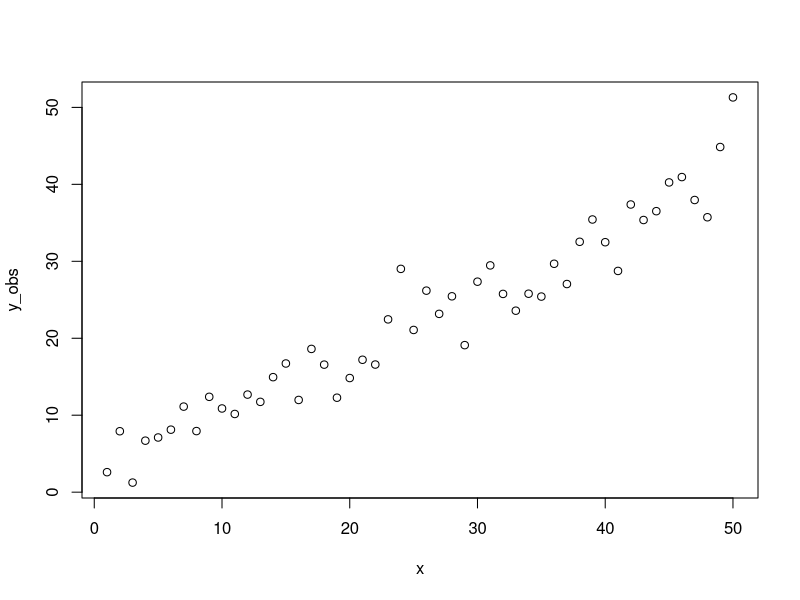

Generate this figure with R:
#Homework 8 - Maximum Likelihood
#Authors: Jess, Ian, & Emily
#Date Submitted: 11/14/22

########  Q1  #####
#Simulate some data for a linear regression using the simple linear regression model. Make sigma large enough that it resembles “typical” ecological data when you plot it, but not so large that it completely obscures the relationship between x and y.
#Record your true beta_0, beta_1, and sigma here:
beta_0 <- 4
beta_1 <- 0.75
sigma <- 4

# Simulate data from set parameters with error
x <- 1:50
y_obs <- beta_0 + beta_1*x + rnorm(length(x), mean=0, sd=sigma)
plot(y_obs ~ x)

#Fit a linear regression model using lm() and do your typical checks of model assumptions that we went over in class.
mod <- lm(y_obs ~ x)

#Paste your estimated model coefficients and their 95% confidence intervals below:
summary(mod)
coef(mod)
confint(mod, level = 0.95)

#Are the coefficient estimates close to the true values?  Do the 95% confidence intervals cover the true values?
#yes the estimates are close and the true values fall within the confidence intervals. 

#Relevant functions: rnorm()



######  Q2  ######
#: Analyze the data generated in Q1 using the normal equation:Beta hat = (X^T X) ^-1 X^T y Paste your estimated model coefficients below.
#Are the coefficient estimates close to the true values?  

#Relevant functions: solve(), t()

#####   Q3     #####
#Analyze the data generated in Q1 using a grid search to minimize the sum of squared errors (no need to iterate more than twice):

#Paste your estimated model coefficients below.

##### Q4  #####
#Analyze the data generated in Q1 using a grid search to minimize the negative log likelihood (no need to iterate more than twice).  Note, there is a third parameter that you will need to estimate here: sigma
#Paste your estimated model coefficients below


######  Q5   ######
#Analyze the data generated in Q1 using optim() to minimize the negative log likelihood.  Note, there is a third parameter that you will need to estimate here: sigma
#Paste your estimated model coefficients below.


#Did the numerical optimization algorithm converge?  How do you know?
#Did the numerical optimization algorithm find a global solution?  How do you know?
  

##### Q6  #####
#Plot a likelihood profile for the slope parameter while estimating the conditional MLEs of the intercept and sigma for each plotted value of the slope parameter (see p. 173 of Hilborn and Mangel)


##### Q7  #####
#Plot the joint likelihood surface for the intercept and slope parameters.  Is there evidence of confounding between these two parameters (i.e., a ridge rather than a mountain top)?



##### Q8   ######
#How different are the estimated coefficients from Q1, Q2, and Q5 and how do they compare to the true values?